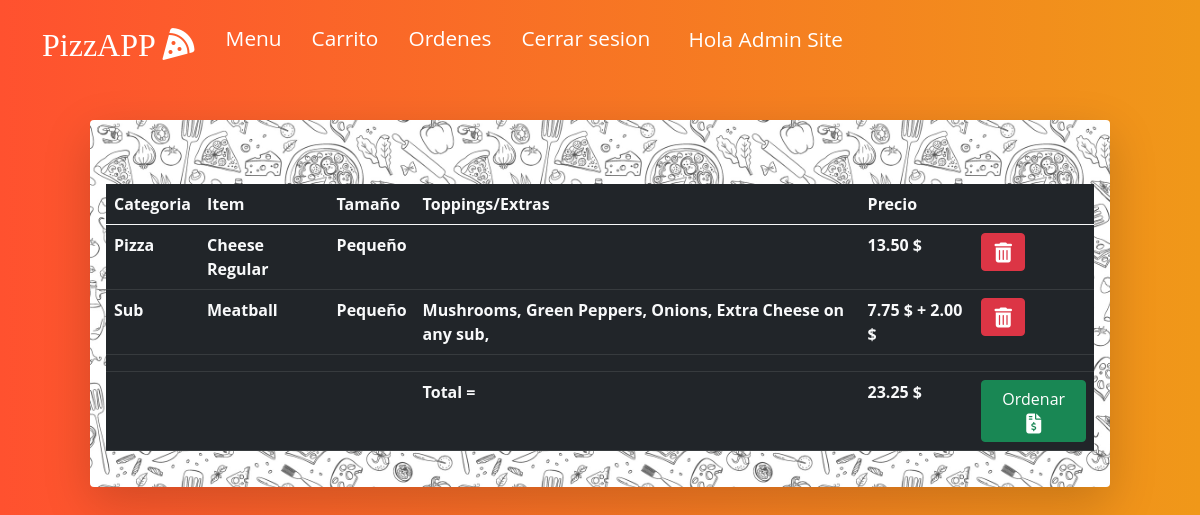
The app's page /cart (signed in) with its own data.
### orders/models.py (models this page shows, shortened)
class CarritoItem(models.Model):
    usuario = models.ForeignKey(User,on_delete=models.CASCADE,)
    elemento = models.ForeignKey(Elemento,on_delete=models.CASCADE)
    toppingPizza = models.ManyToManyField(Topping,blank=True,related_name="toppings_carrito")
    tipo_pizza = models.CharField(blank=True,null=True,max_length=20)
    extras_name = models.ManyToManyField(Extra,blank=True,related_name="extras_carrito")
    uid_item_cart= models.AutoField(primary_key=True)
    orden = models.ForeignKey("orden",on_delete=models.CASCADE,null=True,blank=True)
    precio = models.DecimalField(default=1,decimal_places=2,max_digits=6)
    monto_extras = models.DecimalField(default=0,decimal_places=2,max_digits=6)

class Elemento(models.Model):
    categoria = models.ForeignKey(Categoria, on_delete=models.CASCADE)
    nombre = models.CharField(max_length=128,blank=False)
    uid= models.AutoField(primary_key=True)
    precio = models.DecimalField(default=1,blank=True,decimal_places=2,max_digits=6)
    P = "Pequenio"
    G = "Grande"
    NA = "Tamanio_unico"
    Choices = (
        (P,"Pequenio"),
        (G,"Grande"),
        (NA,"Tamanio_unico")
    )
    tamanio=models.CharField(max_length=50,blank=False,choices=Choices)

class Categoria(models.Model):
    Pizza = "Pizza"
    Topping = "Topping"
    Sub = "Sub"
    Pasta = "Pasta"
    Salad = "Salad"
    Cena = "Cena"
    Extra = "Extra"
    uid= models.AutoField(primary_key=True)
    Choices = (
        (Pizza,"Pizza"),
        (Topping,"Topping"),
        (Sub,"Sub"),
        (Pasta,"Pasta"),
        (Salad,"Salad"),
        (Cena,"Cena"),
        (Extra,"Extra")
    )
    nombre = models.CharField(max_length=32,choices=Choices)
    class Meta:
        verbose_name= "Categoria"
        verbose_name_plural ="Categorias"

class Extra(Elemento):
    class Meta:
        verbose_name= "Extra"
        verbose_name_plural ="Extras"

class orden(models.Model):
    id_orden= models.AutoField(primary_key=True)
    usuario = models.ForeignKey(User,on_delete=models.CASCADE)
    fecha = models.DateTimeField(auto_now_add=True)
    monto= models.DecimalField(default=1,blank=True,decimal_places=2,max_digits=16)
    items=models.ManyToManyField(CarritoItem,related_name="items_orden")
    En_proceso = "En proceso"
    Enviada = "Enviada"
    Recibida = "Recibida"
    Carrito="Carrito"
    Orden="Orden"
    Choices_state=(
        (En_proceso,"En proceso"),
        (Enviada,"Enviada"),
        (Recibida,"Recibida"),
    )
    Choices_type=(
        (Carrito,"Carrito"),
        (Orden,"Orden")
    )
    estado = models.CharField(default=En_proceso, max_length=20,choices=Choices_state)
    tipo = models.CharField(default=Carrito,max_length=20,choices=Choices_type)

### orders/views.py (the view)
# urls.py: path('cart',views.cart,name="cart"),
@login_required(login_url="login")
def cart(request):
    context={}
    ordenx = orden.objects.get(usuario=request.user,tipo="Carrito")
    context['orden'] = ordenx
    monto=0.0
    for item in CarritoItem.objects.filter(orden=ordenx):
        monto = monto + float(item.precio) + float(item.monto_extras)
    ordenx.monto = monto
    ordenx.save()
    context['items'] = CarritoItem.objects.filter(orden=ordenx).order_by()
    return render(request,"cart.html",context)

### orders/templates/cart.html (shortened to what this page needs)
{% extends "layout.html" %}
{% block body %}
<div class=" Menu rounded pt-5 pb-1 shadow-lg">
  <div class="card-body">
        {% if items %}
            <table class="table text-light table-dark table-hover">
                <thead>
                  <tr>
                <th>Categoria</th>
                <th>Item</th>
                <th>Tamaño</th>
                <th>Toppings/Extras</th>
                <th>Precio</th>
                <th> </th>
              </tr>
                </thead>
            <tbody>
          {% for item in items %}
          <tr>
            <th>{{item.elemento.categoria.nombre}}</th>
            <th>{{item.elemento.nombre}} {%if item.tipo_pizza %}{{item.tipo_pizza}}{%endif%}</th>
            <th>{% if item.elemento.tamanio == 'Pequenio' %} Pequeño {% elif item.elemento.tamanio == 'Tamanio_unico' %} {% else %} Grande {%endif%}</th>
            <th>{%for topping in item.toppingPizza.all %}{{topping.nombre}}, {%endfor%}{%for extra in item.extras_name.all %}{{extra.nombre}}, {%endfor%}</th>
            <th>{{item.precio}} $ {%if item.monto_extras > 0 %}+ {{item.monto_extras}} ${%endif%}</th>
            <th><button class="btn btn-danger" data-bs-toggle="modal" data-bs-target="#Delete_{{item.pk}}" ><i class="fas fa-trash-alt fa-lg"></i></button></th>
          </tr>
          {% endfor %}
          <tr>
            <th></th>
            <th></th>
            <th></th>
            <th></th>
            <th></th>
            <th></th>
          </tr>
          <tr>
            <th></th>
            <th></th>
            <th></th>
            <th>Total = </th>
            <th>{{orden.monto|floatformat:"2"}} $</th>
            <th>{%if items%}<button class="btn btn-success" data-bs-toggle="modal" data-bs-target="#order" >Ordenar <i class="fas fa-file-invoice-dollar fa-lg"></i></button>{%endif%}</th>
          </tr>
              </tbody>
              </table>
        {%endif%}
</div>
</div>
{% endblock %}

### orders/templates/layout.html (shortened to what this page needs)
{% load static %}
<!DOCTYPE html>
<html lang="en">
<head>
    <link href="https://cdn.jsdelivr.net/npm/bootstrap@5.0.2/dist/css/bootstrap.min.css" rel="stylesheet">
    <link rel="stylesheet" type="text/css" href="{% static '/stylesheet.css' %}">
</head>
<body>
    <nav class="navbar navbar-expand-md navbar-dark">
		<div class="container">
			<a href="home" class="navbar-brand active">PizzAPP <i class="fas fa-pizza-slice"></i>  </a>
			  <div class="collapse navbar-collapse" id="navbarNav">
				<ul class="navbar-nav ml-auto">
					{% if user.is_authenticated %}
						<li class="dropdown">
							<a href="/home" class="nav-item nav-link" data-toggle="dropdown">Menu</a>
						</li>
						<li><a href="/cart" class="nav-item nav-link ">Carrito</a></li>
						<li><a href="/orders" class="nav-item nav-link ">Ordenes</a></li>
						<li><a href="/logout" class="nav-item nav-link ">Cerrar sesion</a></li>
						<li class="UserName "><p class="nav-link active mx-2"> Hola {{ user.first_name }} {{ user.last_name }}</p></li>
					{% else %}
						<li><a href="/register" class="nav-item nav-link active">Registrarse</a></li>
						<li><a href="/login" class="nav-item nav-link">Iniciar sesion</a></li>
					{% endif %}
				</ul>
			</div>
		</div>
	</nav>
    {% block body %}
    {% endblock %}
</body>
</html>

### orders/static/stylesheet.css (style rules this page uses)
body { background: linear-gradient(to right, #FF512F 0%, #F09819 100%); }
body { font-family: 'Open Sans', sans-serif; }
p { margin-bottom: 0.5em; font-size: 1.6rem; line-height: 1.6; }
.navbar { position: absolute; left: 0; top: 0; padding: 0; width: 100%; transition: background 0.6s ease-in; z-index: 99999; }
.navbar .navbar-brand { font-family: 'Lobster', cursive; font-size: 2.0rem; }
.navbar-dark .navbar-nav .nav-link { position: relative; color: #fff; font-size: 1.3rem; }
@media screen and (min-width: 767px) { .navbar-dark .navbar-nav .nav-link { padding: 23px 15px; } }
@media screen and (min-width: 767px) { .navbar-dark .navbar-nav .nav-link::after { content: ''; position: absolute; bottom: 15px; left: 30%; right: 30%; height: 1px; background-color: #fff; -webkit-transform: scaleX(0); -ms-transform: scaleX(0); transform: scaleX(0); transition: transform 0.1s ease-in; } }
.Menu { margin: 15vh auto 10vh auto ; width: 85vw; height: auto; background: url("/static/pattern.jpg"); background-repeat:repeat; background-size: 45vh; }
.UserName { font-weight: 10px; }
@media only screen and (min-width: 400px) { html { font-size: 55%; } }
@media only screen and (min-width: 600px) { html { font-size: 65%; } }
@media only screen and (min-width: 768px) { html { font-size: 75%; } }
@media only screen and (min-width: 992px) { html { font-size: 80%; } }
@media only screen and (min-width: 1200px) { html { font-size: 100%; } }
p { size: 50px; }

### records on screen
CarritoItem: elemento.categoria.nombre "Pizza", elemento.nombre "Cheese", tipo_pizza "Regular", shows "Pequeño", precio "13.50"
CarritoItem: elemento.categoria.nombre "Sub", elemento.nombre "Meatball", shows "Pequeño", precio "7.75", monto_extras "2.00"
Extra: nombre "Mushrooms"
Extra: nombre "Green Peppers"
Extra: nombre "Onions"
Extra: nombre "Extra Cheese on any sub"
orden: monto "23.25"

### other values on screen
{{ user.first_name }} "Admin"
{{ user.last_name }} "Site"
